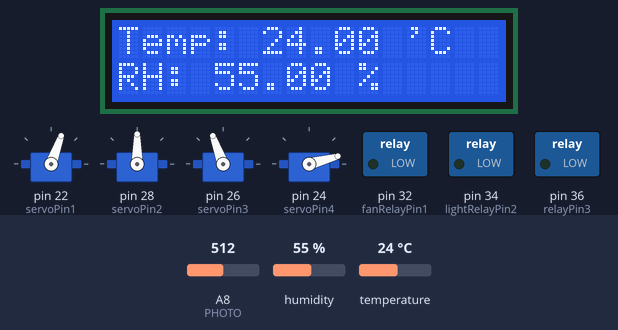
Recording of a sketch running on a simulated Arduino Mega 2560, built with avr-gcc and run on an emulated ATmega2560. On the bench: 4 × servo, 16×2 character LCD, switched loads named in the sketch (green lamp = pin HIGH). The inputs (shaded band) are chosen by the test bench; at power-on: temperature 24 °C, A8 (PHOTO) = 512, humidity 55 %. The local clock reads 2024-03-15 10:24:30 at power-on unless the sketch sets it; what the sketch prints to the serial monitor is not drawn.

Above: at 6.2 s.
6.3 s: temperature set to 20.4 °C
At 8.4 s:
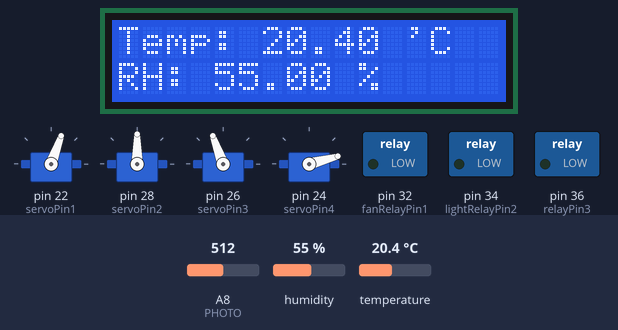
8.7 s: temperature set to 19.3 °C
At 10.0 s:
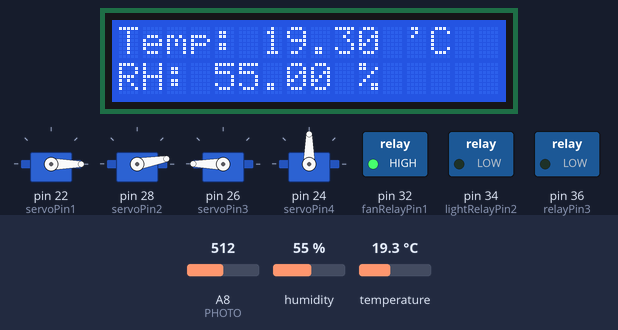
10.8 s: A8 (PHOTO) set to 463
16.9 s: A8 (PHOTO) set to 443
At 17.4 s:
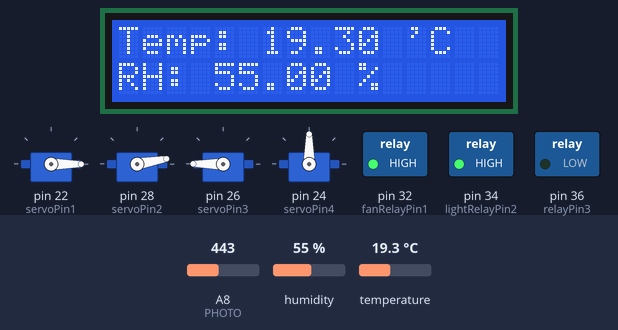
18.5 s: temperature set to 28 °C
At 21.2 s:
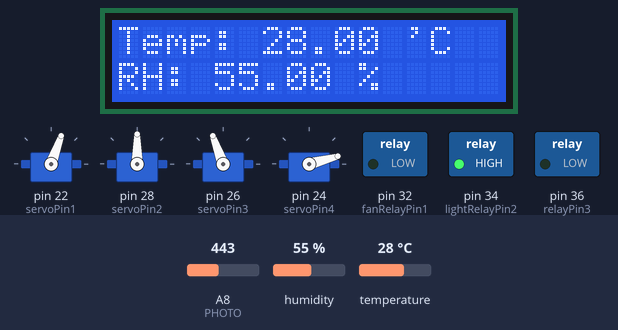
21.7 s: temperature set to 5 °C
At 22.5 s:
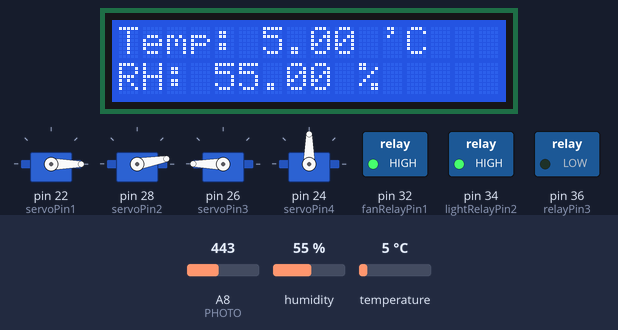
Timing chart, 0 to 24.7 s (numbered marks = the images above; inputs shaded):
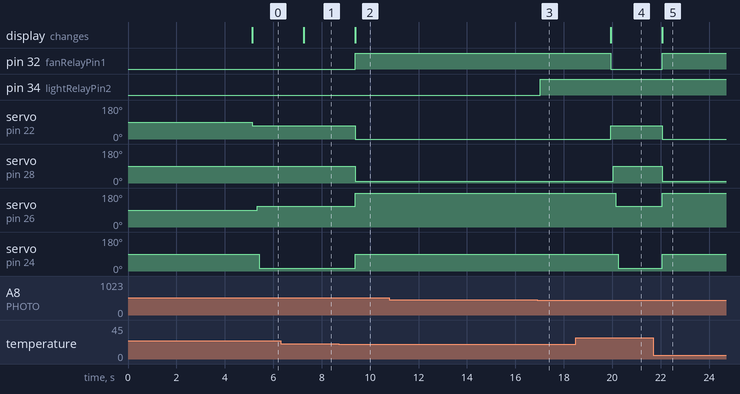

Measured:
- the behaviour switches between 20 and 19.9 °C on temperature (found by bisection; images 1 and 2)
- the behaviour switches between 454 and 453 on A8 (PHOTO) (found by bisection; images 2 and 3)
- after the input at 6.3 s, the display: changes after 0.96 s (image 1)
- after the input at 8.7 s, pin 32 (fanRelayPin1): LOW → HIGH after 0.69 s; servo on pin 22 (servoPin1): 70° → 0° after 0.69 s; servo on pin 28 (servoPin2): 90° → 10° after 0.69 s; servo on pin 26 (servoPin3): 110° → 180° after 0.69 s; servo on pin 24 (servoPin4): 15° → 90° after 0.69 s; the display: changes after 0.69 s (image 2)
- after the input at 10.8 s, every drawn part: stays the same
- after the input at 16.9 s, pin 34 (lightRelayPin2): LOW → HIGH after 0.14 s
- after the input at 18.5 s, pin 32 (fanRelayPin1): HIGH → LOW after 1.4 s; servo on pin 22 (servoPin1): 0° → 70° after 1.4 s; servo on pin 28 (servoPin2): 10° → 90° after 1.5 s; servo on pin 26 (servoPin3): 180° → 110° after 1.6 s; servo on pin 24 (servoPin4): 90° → 15° after 1.7 s; the display: changes after 1.4 s (image 4)
- after the input at 21.7 s, pin 32 (fanRelayPin1): LOW → HIGH after 0.37 s; servo on pin 22 (servoPin1): 70° → 0° after 0.37 s; servo on pin 28 (servoPin2): 90° → 10° after 0.37 s; servo on pin 26 (servoPin3): 110° → 180° after 0.37 s; servo on pin 24 (servoPin4): 15° → 90° after 0.37 s; the display: changes after 0.37 s (image 5)

The sketch:

20230824_2.ino
```cpp
#include <DHT.h>
#include <LiquidCrystal_I2C.h>
#include <Adafruit_Sensor.h>
#include <Wire.h>
#include <RTClib.h>
#include <Servo.h>
#define pinDHT22 30
#define DHTTYPE DHT22
#define PHOTO A8


DHT dht(pinDHT22, DHT22);
LiquidCrystal_I2C lcd(0x27, 16, 2);
RTC_DS3231 rtc;
Servo servo1;
Servo servo2;
Servo servo3;
Servo servo4;

const int fanRelayPin1 = 32;
const int lightRelayPin2 = 34;
const int relayPin3 = 36;
const int relayPin4 = 38;
const int servoPin1 = 22;
const int servoPin2 = 28;
const int servoPin3 = 26;
const int servoPin4 = 24;
const int lightSensorPin = A8;
const int dhtPin = 30;
float temperature, humidity;
int cdc = 0;
int Photo_Value = 0;


void setup() {
  pinMode(fanRelayPin1, OUTPUT);
  pinMode(lightRelayPin2, OUTPUT);
  pinMode(relayPin3, OUTPUT);
  pinMode(relayPin3, OUTPUT);

  servo1.attach(servoPin1);
  servo2.attach(servoPin2);
  servo3.attach(servoPin3);
  servo4.attach(servoPin4);

  dht.begin();

  Serial.begin(9600);
  Serial1.begin(9600);

  if (! rtc.begin()) {
    Serial.println("Couldn't find RTC");
    Serial.flush();
    abort();
  }

  if (rtc.lostPower()) {
    Serial.println("RTC lost power, let's set the time!");
    rtc.adjust(DateTime(F(__DATE__), F(__TIME__)));
  }

  rtc.adjust(DateTime(F(__DATE__), F(__TIME__)));
  //lcd.begin();
  lcd.init();
  lcd.backlight();
  lcd.setCursor(0, 0);
  lcd.print("JNU SmartFarm");
  lcd.setCursor(0, 1);
  lcd.print("Vegetables Lab.");
  delay(5000);
}


void loop() {
  DateTime now = rtc.now();

  humidity = dht.readHumidity();
  temperature = dht.readTemperature();
  double gamma = log(humidity / 100) + ((17.62 * temperature) / (243.5 + temperature));
  double dp = 243.5 * gamma / (17.62 - gamma);

  Photo_Value = analogRead(PHOTO);
  float pv_value = float(Photo_Value * 5) / 1023;
  float Rp = (10 * pv_value) / (5 - pv_value);
  float y = (log10(200 / Rp)) / 0.7;
  float Ea = pow(10, y);

  // int lightIntensity = analogRead(lightSensorPin);

//  Serial.print("Time: ");
//  Serial.print(now.hour());
//  Serial.print(":");
//  Serial.print(now.minute());
//  Serial.print(":");
//  Serial.println(now.second());
//  Serial.print("temp:");
//  Serial.print(temperature);
//  Serial.print(",humidity:");
//  Serial.println(humidity);
//  Serial.print("Pa=");
//  Serial.print(Photo_Value);
//  Serial.print(", Lx=");
//  Serial.println(Ea);
//  //  Serial.print(" - Light Intensity: ");
//  //  Serial.print(lightIntensity);
  lcd.clear();
  lcd.setCursor(0, 0);
  lcd.print("Temp: ");
  lcd.print(temperature);
  lcd.print(" 'C");
  lcd.setCursor(0, 1);
  lcd.print("RH: ");
  lcd.print(humidity);
  lcd.print(" %");

  if (Ea <= 100) {
    digitalWrite(lightRelayPin2, LOW);
  } else {
    digitalWrite(lightRelayPin2, HIGH);
  }


  if ((now.hour() >= 6) && (now.hour() <= 22)) {
    if (temperature >= 20) {
      digitalWrite(fanRelayPin1, LOW);
      servo1.write(70);
      delay(100);
      servo2.write(90);
      delay(100);
      servo3.write(110);
      delay(100);
      servo4.write(15);
      delay(100);
    } else {
      digitalWrite(fanRelayPin1, HIGH);
      servo1.write(0);
      servo2.write(10);
      servo3.write(180);
      servo4.write(90);
    }
  }
  delay(100);

  String data = String(temperature) + ", " + String(humidity) + "," + String(Ea);
  Serial.println(data);

}
```
